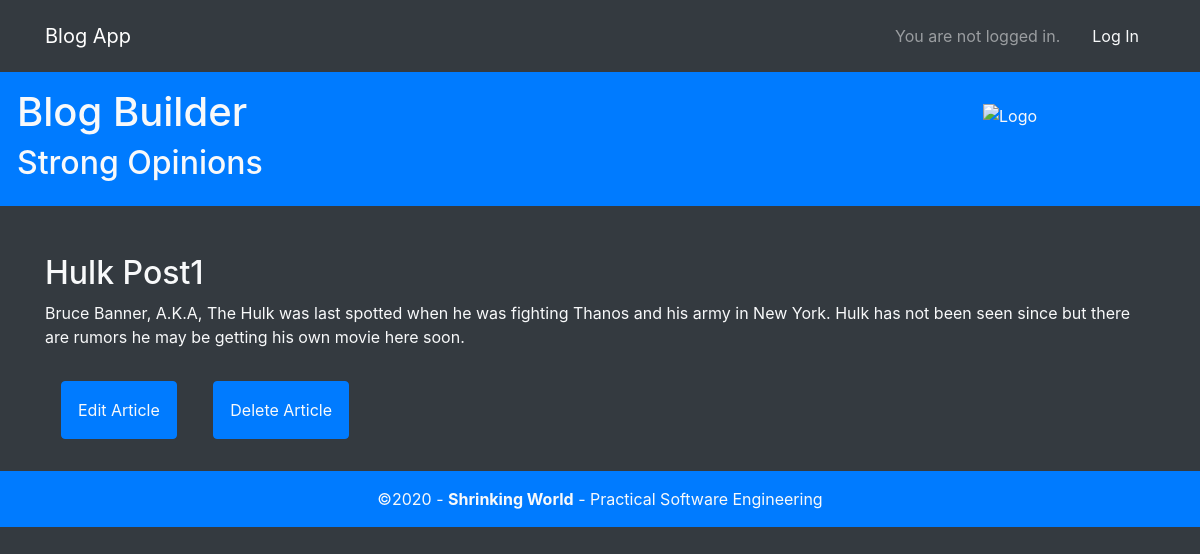
/post_list/post/2/, run on the app's committed database.
### blog/models.py (models this page shows, shortened)
class Post(models.Model):
    title = models.CharField(max_length=200)
    author = models.ForeignKey(
        'auth.User',
        on_delete=models.CASCADE,
    )
    body = models.TextField()

### blog/views.py (the view)
# urls.py: path('post/<int:pk>/',          BlogDetailView.as_view(),   name='post_detail'),
class BlogDetailView(DetailView):
    model = Post
    template_name = 'post_detail.html'

### templates/post_detail.html
{% extends 'blog_theme.html' %}
{% block main %}
  <div class="post-entry">
    <h2>{{ post.title }}</h2>
    <p>{{ post.body }}</p>
  </div>
  <p>
      <a href="{% url 'post_edit' post.pk %}" class="btn btn-primary text-light p-3 m-3">
          Edit Article
      </a>
      <a href="{% url 'post_delete' post.pk %}" class="btn btn-primary text-light p-3 m-3">
          Delete Article
      </a>
  </p>
{% endblock main %}

### data on the page
Post: title "Hulk Post1", body "Bruce Banner, A.K.A, The Hulk was last spotted when he was fighting Thanos and his army in New York. Hulk has not been seen since but there are rumors he may be getting his own movie here soon."
